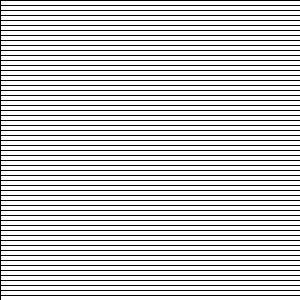
Frame 1 (no input)
Frame 60 (the mouse pressed at the canvas centre just before this capture): identical to frame 1, image omitted
Frame 120 (the mouse held since frame 60 and released just before this capture): identical to frame 1, image omitted

The Processing sketch that drew this single still picture (run headless with seeded random() and noise(); from frame 60 on, the mouse is pressed at the canvas centre):

// Processing sketch: processing_1971
// ── processing_1971.pde

int y = 0;
int x = 0;
int bosluk = 2;
int uzun = 300;
int son =300;


void setup(){
  
 size(300,300);
 
}

void draw(){
  while(y<=son) {
 rect(x,y,300,300);
y = y + 5;

  }
}
  
  
  
  
  
  
